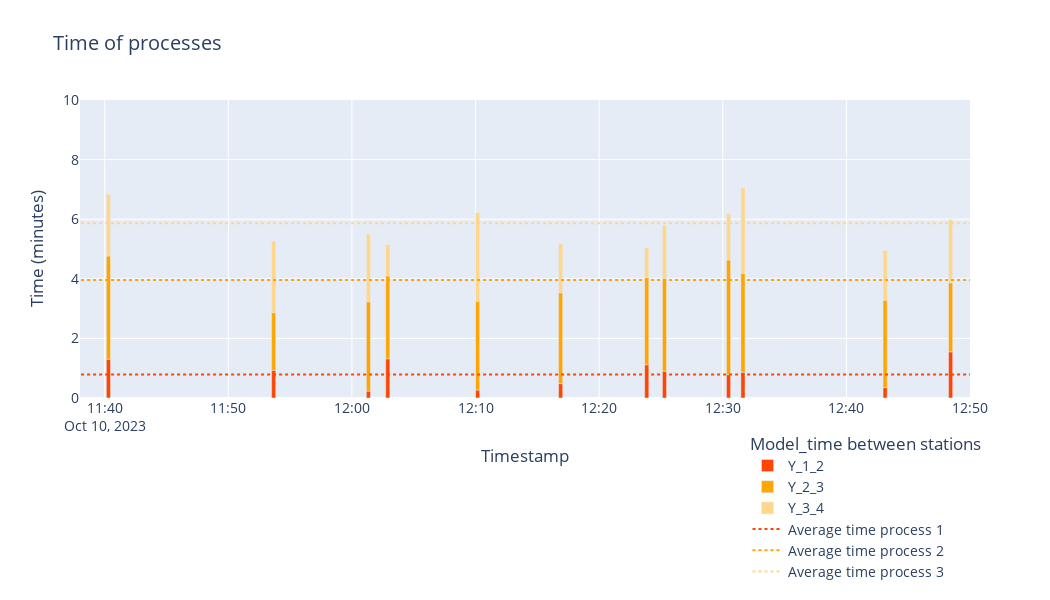

Notebook source saved alongside this figure:
### Code cell
def all_time_between_station(df12, df23, df34):
    #df_bet_all = pd.DataFrame(columns = ['ts1','_12','ts2', 'ts2','_23','ts3','time_bet_34','gabarit','model'])
    df_bet_all = pd.DataFrame(columns = ['ts_1','ts_2', 'ts_3','ts_4','gabarit', 'model','_1_2','_2_3','_3_4','state']) 
    #display(df12)
    #display(df23)
    #display(df34)

    cnt = 0
    for index in range(df12.shape[0]):

        start_time = (df12.loc[index, 'ts'] + pd.Timedelta(seconds = df12.loc[index, f'_1_2'])
                       - pd.Timedelta(seconds=2))
        end_time = start_time + pd.Timedelta(seconds=3)

        matching_rows = df23[(df23['ts'] >= start_time) & (df23['ts'] <= end_time) 
                                & (df23['gabarit'] == df12.loc[index,'gabarit'])]
        if not matching_rows.empty:
            
            first_occurrence = matching_rows.iloc[0]

            start_time2 = (first_occurrence['ts'] + pd.Timedelta(seconds = first_occurrence[f'_2_3']) 
                          - pd.Timedelta(seconds=1))
            end_time2 = start_time2 +   pd.Timedelta(seconds=3)
            matching_rows2 = df34[(df34['ts'] >= start_time2) & (df34['ts'] <= end_time2) 
                                & (df34['gabarit'] == first_occurrence['gabarit'])]
            
            if not matching_rows2.empty:

                first_occurrence2 = matching_rows2.iloc[0]
                df_bet_all.loc[cnt, 'ts_1'] = df12.loc[index, 'ts']  # Copy the timestamp for reference
                df_bet_all.loc[cnt, 'gabarit'] = first_occurrence['gabarit']
                df_bet_all.loc[cnt, '_1_2'] = df12.loc[index, '_1_2'] 
                df_bet_all.loc[cnt, '_2_3'] = first_occurrence['_2_3'] 
                df_bet_all.loc[cnt, 'ts_2'] = first_occurrence['ts']
                df_bet_all.loc[cnt, 'ts_3'] = first_occurrence2['ts']
                df_bet_all.loc[cnt, 'ts_4'] = first_occurrence2['ts_final']
                df_bet_all.loc[cnt, '_3_4'] = first_occurrence2['_3_4']
                df_bet_all.loc[cnt, 'model'] = str(first_occurrence2['model'])
                df_bet_all.loc[cnt, 'state'] = str(first_occurrence2['state'])
            
                cnt += 1

    return df_bet_all



def plot_time_in_station(df):
    #display(px.data.medals_wide())

    df['_1_2'] = df['_1_2'].astype(int)
    df['_2_3'] = df['_2_3'].astype(int)
    df['_3_4'] = df['_3_4'].astype(int)
    melted_df = pd.melt(df, id_vars=['ts_1','ts_2','ts_3','ts_4','model','state'], value_vars=['_1_2','_2_3','_3_4'],var_name='process', value_name='time')    
    melted_df['color'] = melted_df['model'] + melted_df['process']
    color_discrete_map = {"Y_1_2": 'darkblue',
                          "Y_2_3": 'dodgerblue', 
                          "Y_3_4": 'lightskyblue',

                          "X_1_2": 'maroon',
                          "X_2_3":'red',
                          "X_3_4": 'lightcoral',

                          "Z_1_2": 'forestgreen',
                          "Z_2_3": 'limegreen', 
                          "Z_3_4": 'lightgreen',}
    
    
    melted_df["time"] = melted_df["time"] /60
    fig = px.bar(melted_df, x="ts_1", y="time", 
                labels={"ts_1": "Timestamp", "time": "Time (minutes)"},
                color = "color",
                color_discrete_map = color_discrete_map,
                title="Time Between Stations")
    fig.update_traces(width=30000)
    
    fig.update_layout(legend_title_text="Model_time between stations")
    #fig.update_layout(legend=dict( yanchor="top", y=0.95,xanchor="left",x=0.70))
    fig.update_layout(yaxis_range=[0, 25], xaxis_range = [date_year + ' 15:00:00', date_year + ' 18:00:00'])#y_max + 1])
    fig.update_xaxes(showgrid=True) 
    fig.update_yaxes(range=[0,10]) 
    fig.update_layout(font=dict(size=14))
    fig.update_layout(width=1050, height = 500) 
    
    fig.write_image("images/time_in_stat_" + dataset + "_" + day + "_" + month + "_" + ".svg")
    display(melted_df.loc[:10])
    average_time_1_2 = melted_df[melted_df['process'] == '_1_2']['time'].mean()
    average_time_2_3 = melted_df[melted_df['process'] == '_2_3']['time'].mean()
    average_time_2_3 += average_time_1_2
    average_time_3_4 = melted_df[melted_df['process'] == '_3_4']['time'].mean()
    average_time_3_4 += average_time_2_3

    fig.add_trace(go.Scatter(x=[melted_df['ts_1'].iloc[0], melted_df['ts_1'].iloc[-1] + pd.to_timedelta("00:10:00")], y=[average_time_1_2, average_time_1_2], mode='lines', 
                             name='Average time process 1', line_color='maroon', line=dict(dash='dot')))
    fig.add_trace(go.Scatter(x=[melted_df['ts_1'].iloc[0], melted_df['ts_1'].iloc[-1] + pd.to_timedelta("00:10:00")], y=[average_time_2_3, average_time_2_3], mode='lines', 
                             name='Average time process 2', line_color='red', line=dict(dash='dot')))
    
    fig.add_trace(go.Scatter(x=[melted_df['ts_1'].iloc[0], melted_df['ts_1'].iloc[-1] + pd.to_timedelta("00:10:00")], y=[average_time_3_4, average_time_3_4], mode='lines', 
                             name='Average time process 3', line_color='lightcoral', line=dict(dash='dot')))
    
    
    fig.show()


def plot_time_horizontal(df):
    #display(px.data.medals_wide())

    df['_1_2'] = df['_1_2'].astype(int)
    df['_2_3'] = df['_2_3'].astype(int)
    df['_3_4'] = df['_3_4'].astype(int)
    melted_df = pd.melt(df, id_vars=['ts_1','ts_2','ts_3','ts_4','model','state'], value_vars=['_1_2','_2_3','_3_4'],var_name='process', value_name='time')    

    melted_df['color'] = melted_df['model'] + melted_df['process']
    #print(melted_df)
    color_discrete_map = {"Y_1_2": 'orangered',
                          "Y_2_3": 'orange', 
                          "Y_3_4": '#FFD68A',

                          "X_1_2": 'darkblue',
                          "X_2_3":'dodgerblue',
                          "X_3_4": 'lightskyblue',

                          "Z_1_2": 'forestgreen',
                          "Z_2_3": 'limegreen', 
                          "Z_3_4": 'lightgreen',}
    
    
    melted_df["time"] = melted_df["time"] /60
    #melted_df = melted_df.reset_index(drop=True)
    #melted_df['index'] = (melted_df.index // 3)

    fig = px.bar(melted_df, x="ts_1", y= "time" , 
                labels={'ts_1': "Timestamp", "time": "Time (minutes)"},
                color = "color",
                color_discrete_map = color_discrete_map,
                title="Time of processes")#, orientation = 'h')
    
    #melted_df["base"] = (melted_df['ts_1'] - melted_df['ts_1'].shift()).dt.total_seconds() / 60
    #melted_df['base'] = melted_df['base'].cumsum()
    #display(melted_df.loc[:40])
    #fig.update_traces(base=melted_df["base"])
    fig.update_traces(width=20000)
    fig.update_layout(legend_title_text="Model_time between stations")
    fig.update_layout(legend=dict( yanchor="top", y=-0.1,xanchor="left",x=0.75))
    fig.update_layout(xaxis_range = [date_year + ' 11:38:00', date_year + ' 12:50:00'])#y_max + 1])
    fig.update_xaxes(showgrid=True) 
    fig.update_yaxes(range=[0,10]) 
    fig.update_layout(font=dict(size=14))
    fig.update_layout(width=1050, height = 600) 
    average_time_1_2 = melted_df[melted_df['process'] == '_1_2']['time'].mean()
    average_time_2_3 = melted_df[melted_df['process'] == '_2_3']['time'].mean()
    average_time_2_3 += average_time_1_2
    average_time_3_4 = melted_df[melted_df['process'] == '_3_4']['time'].mean()
    average_time_3_4 += average_time_2_3

    fig.add_trace(go.Scatter(x=[melted_df['ts_1'].iloc[0], melted_df['ts_1'].iloc[-1] + pd.to_timedelta("00:10:00")], y=[average_time_1_2, average_time_1_2], mode='lines', 
                             name='Average time process 1', line_color='orangered', line=dict(dash='dot'))) #'darkblue'
    fig.add_trace(go.Scatter(x=[melted_df['ts_1'].iloc[0], melted_df['ts_1'].iloc[-1] + pd.to_timedelta("00:10:00")], y=[average_time_2_3, average_time_2_3], mode='lines', 
                             name='Average time process 2', line_color='orange', line=dict(dash='dot'))) #'dodgerblue'
    
    fig.add_trace(go.Scatter(x=[melted_df['ts_1'].iloc[0], melted_df['ts_1'].iloc[-1] + pd.to_timedelta("00:10:00")], y=[average_time_3_4, average_time_3_4], mode='lines', 
                             name='Average time process 3', line_color='#FFD68A', line=dict(dash='dot'))) #'lightskyblue'
     
    
    
    fig.write_image("images/time_in_stat_" + dataset + "_" + day + "_" + month + "_" + ".pdf")
    #display(melted_df.loc[:10])

    fig.show()


df_bet_all_ = all_time_between_station(df_bet_12, df_bet_23,df_bet_34)
df_bet_all_['model'] = df_bet_all_['model'].replace({'SPT130023W': 'Y', 'SPT120018W': 'X', 'SPT140034W': 'Z'})
#display(df_bet_all_.loc[:100])
mask = df_bet_all_['ts_4'] >= df_bet_all_['ts_4'].shift(-1)
df_bet_all = df_bet_all_[~mask]


perc_all = perc_of_gabarits_found(df_bet_all, df4, 4)
plot_time_horizontal(df_bet_all)
#plot_time_in_station(df_bet_all)
#display(df_bet_all.loc[:500])

### Figure 1 — Plotly figure (JSON) as saved in the notebook; plotly's stock layout.template omitted (floating-point values rounded to 4 significant figures)
{"data": [{"alignmentgroup": "True", "hovertemplate": "color=Y_1_2<br>Timestamp=%{x}<br>Time (minutes)=%{y}<extra></extra>", "legendgroup": "Y_1_2", "marker": {"color": "orangered", "pattern": {"shape": ""}}, "name": "Y_1_2", "offsetgroup": "Y_1_2", "orientation": "v", "showlegend": true, "textposition": "auto", "type": "bar", "width": 20000, "x": ["2023-10-10T09:39:10", "2023-10-10T09:41:55", "2023-10-10T09:43:09", "2023-10-10T10:11:06", "2023-10-10T10:20:11", "2023-10-10T10:20:39", "2023-10-10T11:10:04", "2023-10-10T11:11:03", "2023-10-10T11:14:35", "2023-10-10T11:17:02", "2023-10-10T11:18:23", "2023-10-10T11:40:18", "2023-10-10T11:53:40", "2023-10-10T12:01:20", "2023-10-10T12:02:54", "2023-10-10T12:10:10", "2023-10-10T12:16:53", "2023-10-10T12:23:51", "2023-10-10T12:25:17", "2023-10-10T12:30:28", "2023-10-10T12:31:38", "2023-10-10T12:43:08", "2023-10-10T12:48:26", "2023-10-10T14:03:38", "2023-10-10T14:05:06", "2023-10-10T14:56:11", "2023-10-10T14:57:25", "2023-10-10T15:05:25", "2023-10-10T15:06:28", "2023-10-10T15:07:35", "2023-10-10T15:12:54", "2023-10-10T15:19:30", "2023-10-10T15:29:58", "2023-10-10T15:33:36", "2023-10-10T15:36:33", "2023-10-10T15:42:42", "2023-10-10T15:45:19", "2023-10-10T16:12:39", "2023-10-10T16:55:16", "2023-10-10T16:57:10", "2023-10-10T16:59:24", "2023-10-10T17:03:39", "2023-10-10T17:04:42", "2023-10-10T17:15:57", "2023-10-10T17:17:47", "2023-10-10T17:37:01", "2023-10-10T17:47:47"], "xaxis": "x", "y": [0.6, 0.5333, 0.9167, 0.95, 0.2167, 2.083, 0.6, 0.4333, 0.55, 0.9667, 1.583, 1.3, 0.9333, 0.2333, 1.317, 0.2667, 0.4833, 1.117, 0.9, 0.7833, 0.8667, 0.35, 1.55, 0.9167, 0.3167, 0.3167, 0.3167, 0.3833, 0.4167, 0.55, 1.2, 0.5667, 0.65, 0.45, 0.4167, 0.3, 1.117, 0.8333, 1.033, 0.7, 0.85, 0.6833, 0.8, 1.2, 0.5667, 0.9, 2.017], "yaxis": "y"}, {"alignmentgroup": "True", "hovertemplate": "color=Y_2_3<br>Timestamp=%{x}<br>Time (minutes)=%{y}<extra></extra>", "legendgroup": "Y_2_3", "marker": {"color": "orange", "pattern": {"shape": ""}}, "name": "Y_2_3", "offsetgroup": "Y_2_3", "orientation": "v", "showlegend": true, "textposition": "auto", "type": "bar", "width": 20000, "x": ["2023-10-10T09:39:10", "2023-10-10T09:41:55", "2023-10-10T09:43:09", "2023-10-10T10:11:06", "2023-10-10T10:20:11", "2023-10-10T10:20:39", "2023-10-10T11:10:04", "2023-10-10T11:11:03", "2023-10-10T11:14:35", "2023-10-10T11:17:02", "2023-10-10T11:18:23", "2023-10-10T11:40:18", "2023-10-10T11:53:40", "2023-10-10T12:01:20", "2023-10-10T12:02:54", "2023-10-10T12:10:10", "2023-10-10T12:16:53", "2023-10-10T12:23:51", "2023-10-10T12:25:17", "2023-10-10T12:30:28", "2023-10-10T12:31:38", "2023-10-10T12:43:08", "2023-10-10T12:48:26", "2023-10-10T14:03:38", "2023-10-10T14:05:06", "2023-10-10T14:56:11", "2023-10-10T14:57:25", "2023-10-10T15:05:25", "2023-10-10T15:06:28", "2023-10-10T15:07:35", "2023-10-10T15:12:54", "2023-10-10T15:19:30", "2023-10-10T15:29:58", "2023-10-10T15:33:36", "2023-10-10T15:36:33", "2023-10-10T15:42:42", "2023-10-10T15:45:19", "2023-10-10T16:12:39", "2023-10-10T16:55:16", "2023-10-10T16:57:10", "2023-10-10T16:59:24", "2023-10-10T17:03:39", "2023-10-10T17:04:42", "2023-10-10T17:15:57", "2023-10-10T17:17:47", "2023-10-10T17:37:01", "2023-10-10T17:47:47"], "xaxis": "x", "y": [3.267, 2.8, 2.033, 2.533, 4.183, 2.717, 3, 3.45, 3.067, 2.167, 1.583, 3.467, 1.933, 3, 2.783, 2.983, 3.05, 2.933, 3.117, 3.85, 3.317, 2.933, 2.317, 2.983, 4.05, 2.917, 2.717, 2.717, 2.85, 3.167, 3.8, 3.333, 3.783, 3.9, 3.833, 4.45, 4.45, 3.933, 3.567, 2.783, 2.65, 2.383, 3.333, 4, 4.1, 4.567, 2.333], "yaxis": "y"}, {"alignmentgroup": "True", "hovertemplate": "color=Y_3_4<br>Timestamp=%{x}<br>Time (minutes)=%{y}<extra></extra>", "legendgroup": "Y_3_4", "marker": {"color": "#FFD68A", "pattern": {"shape": ""}}, "name": "Y_3_4", "offsetgroup": "Y_3_4", "orientation": "v", "showlegend": true, "textposition": "auto", "type": "bar", "width": 20000, "x": ["2023-10-10T09:39:10", "2023-10-10T09:41:55", "2023-10-10T09:43:09", "2023-10-10T10:11:06", "2023-10-10T10:20:11", "2023-10-10T10:20:39", "2023-10-10T11:10:04", "2023-10-10T11:11:03", "2023-10-10T11:14:35", "2023-10-10T11:17:02", "2023-10-10T11:18:23", "2023-10-10T11:40:18", "2023-10-10T11:53:40", "2023-10-10T12:01:20", "2023-10-10T12:02:54", "2023-10-10T12:10:10", "2023-10-10T12:16:53", "2023-10-10T12:23:51", "2023-10-10T12:25:17", "2023-10-10T12:30:28", "2023-10-10T12:31:38", "2023-10-10T12:43:08", "2023-10-10T12:48:26", "2023-10-10T14:03:38", "2023-10-10T14:05:06", "2023-10-10T14:56:11", "2023-10-10T14:57:25", "2023-10-10T15:05:25", "2023-10-10T15:06:28", "2023-10-10T15:07:35", "2023-10-10T15:12:54", "2023-10-10T15:19:30", "2023-10-10T15:29:58", "2023-10-10T15:33:36", "2023-10-10T15:36:33", "2023-10-10T15:42:42", "2023-10-10T15:45:19", "2023-10-10T16:12:39", "2023-10-10T16:55:16", "2023-10-10T16:57:10", "2023-10-10T16:59:24", "2023-10-10T17:03:39", "2023-10-10T17:04:42", "2023-10-10T17:15:57", "2023-10-10T17:17:47", "2023-10-10T17:37:01", "2023-10-10T17:47:47"], "xaxis": "x", "y": [1.883, 2.033, 3.1, 3.65, 1.733, 2.15, 1.233, 1.15, 1.583, 1.65, 2.167, 2.067, 2.4, 2.267, 1.05, 2.967, 1.65, 0.9833, 1.783, 1.55, 2.867, 1.667, 2.117, 2.167, 1.75, 2.483, 2.25, 2.483, 2.35, 2.6, 1.333, 1.883, 1.083, 1.6, 0.85, 1.867, 1.717, 2.767, 1.167, 1.833, 1.367, 1.75, 1.433, 1.317, 1.133, 1.967, 2.617], "yaxis": "y"}, {"line": {"color": "orangered", "dash": "dot"}, "mode": "lines", "name": "Average time process 1", "type": "scatter", "x": ["2023-10-10T09:39:10", "2023-10-10T17:57:47"], "y": [0.7879, 0.7879]}, {"line": {"color": "orange", "dash": "dot"}, "mode": "lines", "name": "Average time process 2", "type": "scatter", "x": ["2023-10-10T09:39:10", "2023-10-10T17:57:47"], "y": [3.96, 3.96]}, {"line": {"color": "#FFD68A", "dash": "dot"}, "mode": "lines", "name": "Average time process 3", "type": "scatter", "x": ["2023-10-10T09:39:10", "2023-10-10T17:57:47"], "y": [5.863, 5.863]}], "layout": {"barmode": "relative", "font": {"size": 14}, "height": 600, "legend": {"title": {"text": "Model_time between stations"}, "tracegroupgap": 0, "x": 0.75, "xanchor": "left", "y": -0.1, "yanchor": "top"}, "title": {"text": "Time of processes"}, "width": 1050, "xaxis": {"anchor": "y", "domain": [0, 1], "range": ["2023-10-10 11:38:00", "2023-10-10 12:50:00"], "showgrid": true, "title": {"text": "Timestamp"}}, "yaxis": {"anchor": "x", "domain": [0, 1], "range": [0, 10], "title": {"text": "Time (minutes)"}}}}
